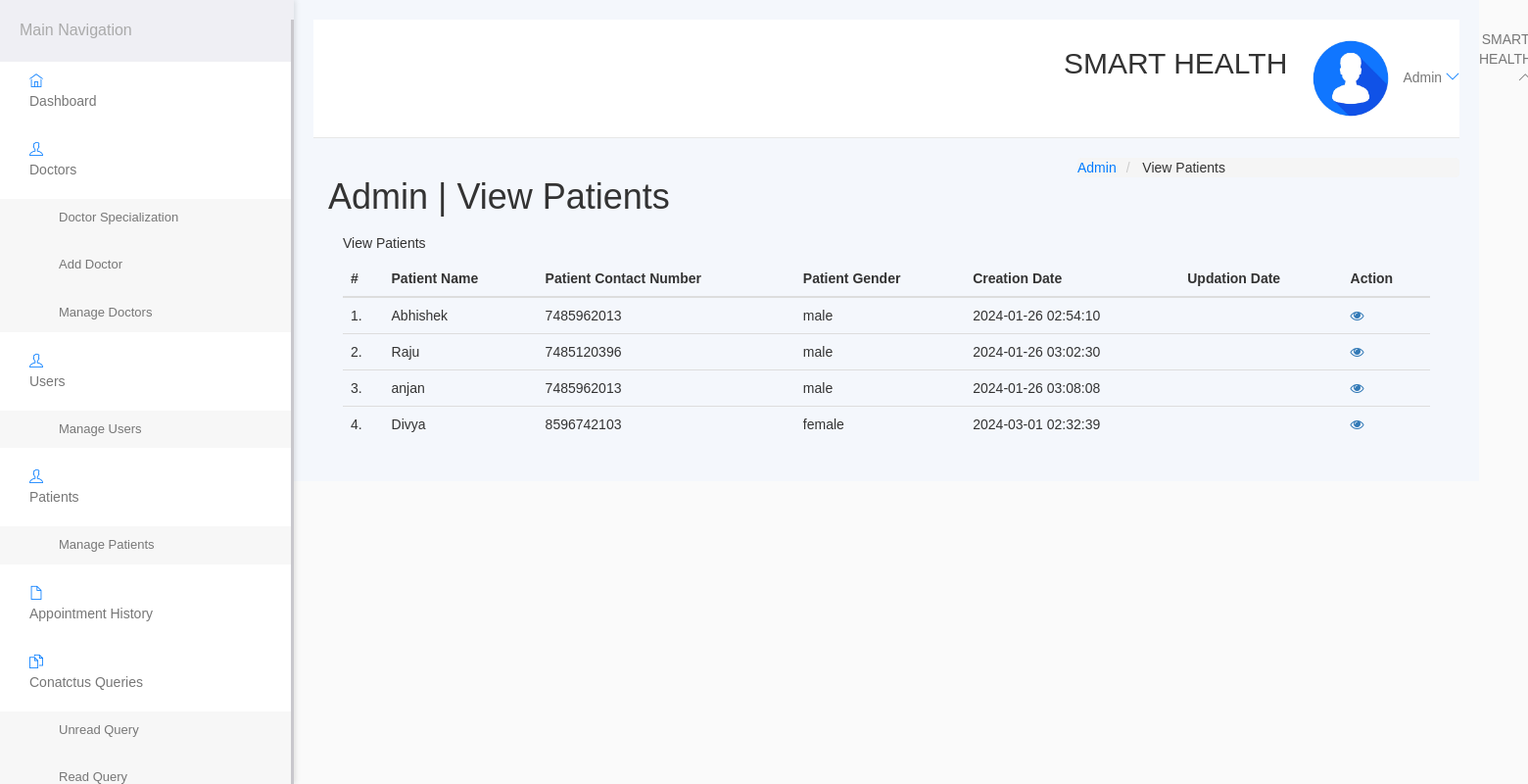
/hospital/hms/admin/manage-patient.php (signed in), run on the app's committed database.
### tables this page shows
CREATE TABLE `tblpatient` (
  `ID` int(10) NOT NULL,
  `Docid` int(10) DEFAULT NULL,
  `PatientName` varchar(200) DEFAULT NULL,
  `PatientContno` bigint(10) DEFAULT NULL,
  `PatientEmail` varchar(200) DEFAULT NULL,
  `PatientGender` varchar(50) DEFAULT NULL,
  `PatientAdd` mediumtext DEFAULT NULL,
  `PatientAge` int(10) DEFAULT NULL,
  `PatientMedhis` mediumtext DEFAULT NULL,
  `CreationDate` timestamp NULL DEFAULT current_timestamp(),
  `UpdationDate` timestamp NULL DEFAULT NULL ON UPDATE current_timestamp()
);

### hospital/hms/admin/manage-patient.php (the view, shortened to what this page needs)
<?php
include('include/config.php');
if (strlen($_SESSION['id'] == 0)) {
	header('location:logout.php');
} else {
?>
	<!DOCTYPE html>
	<html lang="en">
	<head>
		<link rel="stylesheet" href="vendor/bootstrap/css/bootstrap.min.css">
		<link rel="stylesheet" href="vendor/fontawesome/css/font-awesome.min.css">
		<link rel="stylesheet" href="vendor/themify-icons/themify-icons.min.css">
		<link href="vendor/animate.css/animate.min.css" rel="stylesheet" media="screen">
		<link href="vendor/perfect-scrollbar/perfect-scrollbar.min.css" rel="stylesheet" media="screen">
		<link href="vendor/switchery/switchery.min.css" rel="stylesheet" media="screen">
		<link href="vendor/bootstrap-touchspin/jquery.bootstrap-touchspin.min.css" rel="stylesheet" media="screen">
		<link href="vendor/select2/select2.min.css" rel="stylesheet" media="screen">
		<link href="vendor/bootstrap-datepicker/bootstrap-datepicker3.standalone.min.css" rel="stylesheet" media="screen">
		<link href="vendor/bootstrap-timepicker/bootstrap-timepicker.min.css" rel="stylesheet" media="screen">
		<link rel="stylesheet" href="assets/css/styles.css">
		<link rel="stylesheet" href="assets/css/plugins.css">
		<link rel="stylesheet" href="assets/css/themes/theme-1.css" id="skin_color" />
	</head>
	<body>
		<div id="app">
			<?php include('include/sidebar.php'); ?>
			<div class="app-content">
				<?php include('include/header.php'); ?>
				<div class="main-content">
					<div class="wrap-content container" id="container">
						<section id="page-title">
							<div class="row">
								<div class="col-sm-8">
									<h1 class="mainTitle">Admin | View Patients</h1>
								</div>
								<ol class="breadcrumb">
									<li>
										<span>Admin</span>
									</li>
									<li class="active">
										<span>View Patients</span>
									</li>
								</ol>
							</div>
						</section>
						<div class="container-fluid container-fullw bg-white">
							<div class="row">
								<div class="col-md-12">
									<h5 class="over-title margin-bottom-15">View <span class="text-bold">Patients</span></h5>
									<table class="table table-hover" id="sample-table-1">
										<thead>
											<tr>
												<th class="center">#</th>
												<th>Patient Name</th>
												<th>Patient Contact Number</th>
												<th>Patient Gender </th>
												<th>Creation Date </th>
												<th>Updation Date </th>
												<th>Action</th>
											</tr>
										</thead>
										<tbody>
											<?php
											$sql = mysqli_query($con, "select * from tblpatient");
											$cnt = 1;
											while ($row = mysqli_fetch_array($sql)) {
											?>
												<tr>
													<td class="center"><?php echo $cnt; ?>.</td>
													<td class="hidden-xs"><?php echo $row['PatientName']; ?></td>
													<td><?php echo $row['PatientContno']; ?></td>
													<td><?php echo $row['PatientGender']; ?></td>
													<td><?php echo $row['CreationDate']; ?></td>
													<td><?php echo $row['UpdationDate']; ?>
													</td>
													<td>
														<a href="view-patient.php?viewid=<?php echo $row['ID']; ?>"><i class="fa fa-eye"></i></a>
													</td>
												</tr>
											<?php
												$cnt = $cnt + 1;
											} ?>
										</tbody>
									</table>
								</div>
							</div>
						</div>
					</div>
				</div>
			</div>
		</div>
		<?php include('include/footer.php'); ?>
	</body>
	</html>
<?php } ?>

### hospital/hms/admin/assets/css/styles.css (style rules this page uses)
* { margin: 0; padding: 0; box-sizing: border-box; }
body { font-family: "Arial", sans-serif; background-color: #f4f7fc; color: #333; display: flex; min-height: 100vh; overflow-x: hidden; }
.app-content { margin-left: 300px; width: calc(100% - 300px); padding: 20px; background-color: #f4f7fc; }
.breadcrumb { margin: 0; padding: 0; list-style: none; display: flex; gap: 5px; }
.breadcrumb li { font-size: 14px; color: #007bff; }
.breadcrumb li.active { color: #333; }

### hospital/hms/admin/assets/css/themes/theme-1.css (style rules this page uses)
body { background: #FAFAFA; }

### data on the page
tblpatient: PatientName "Abhishek", PatientContno "7485962013", PatientGender "male", CreationDate "2024-01-26 02:54:10"
tblpatient: PatientName "Raju", PatientContno "7485120396", PatientGender "male", CreationDate "2024-01-26 03:02:30"
tblpatient: PatientName "anjan", PatientContno "7485962013", PatientGender "male", CreationDate "2024-01-26 03:08:08"
tblpatient: PatientName "Divya", PatientContno "8596742103", PatientGender "female", CreationDate "2024-03-01 02:32:39"
